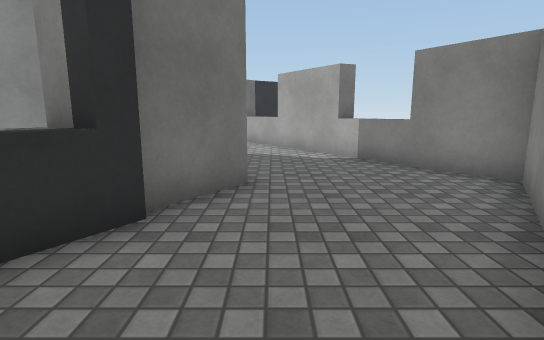
view 1 (above)

16 first-person views from a walk through a Unity game level. The camera is 1.2 m above the floor, tilts 10° down and sees 80° across. The floor is counted in squares, 1 m on a side. Each view is taken from the middle of a square. On the plan, view 1 faces up. The plan holds only what a view shows up to about 14 squares ahead; the rest is blank. Surface patterns are stand-ins for the level's own textures.

view 2
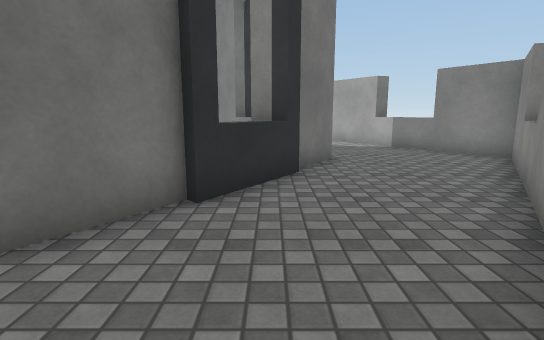

view 3
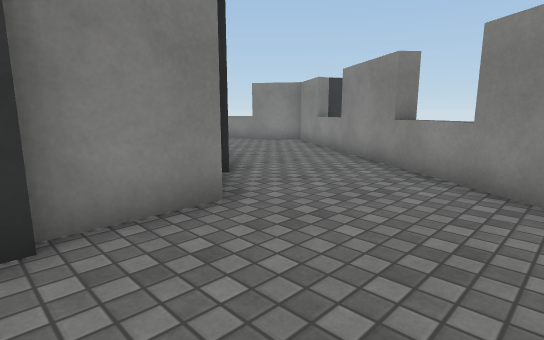

view 4
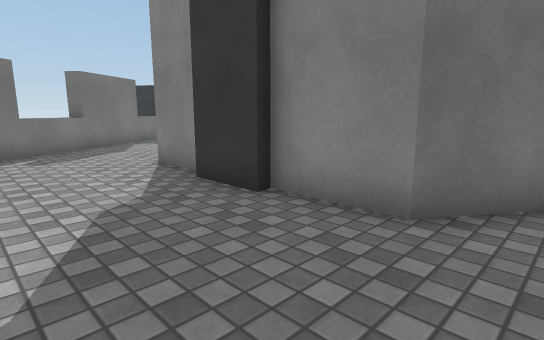

view 5
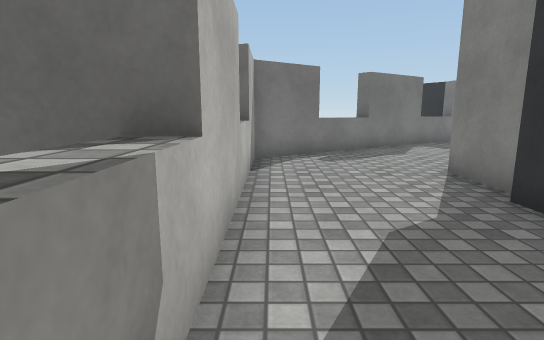

view 6
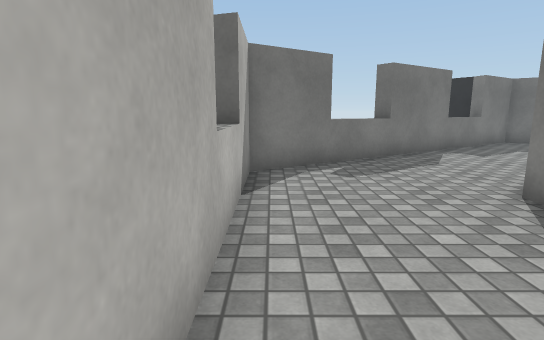

view 7
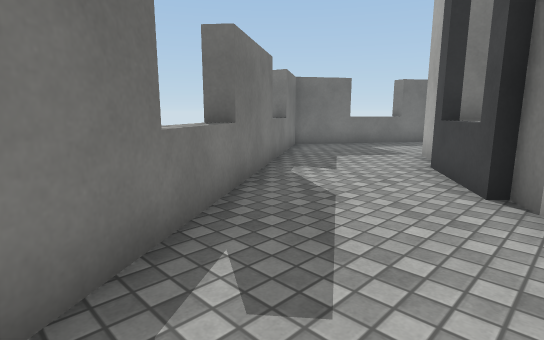

view 8
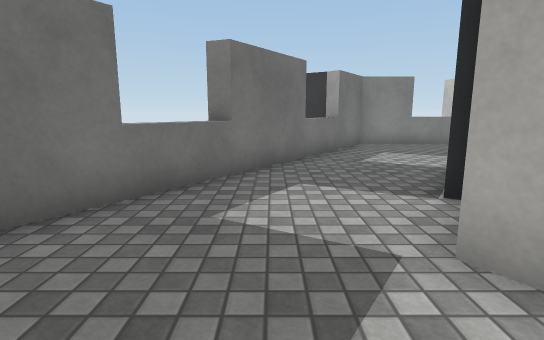

view 9
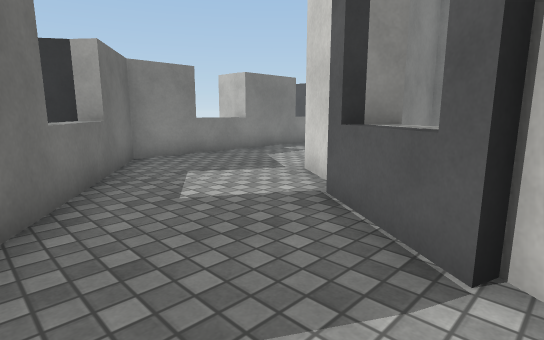

view 10
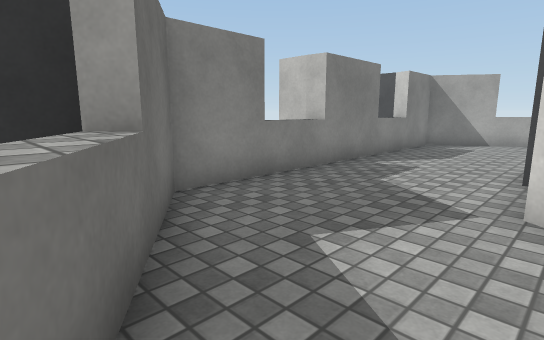

view 11
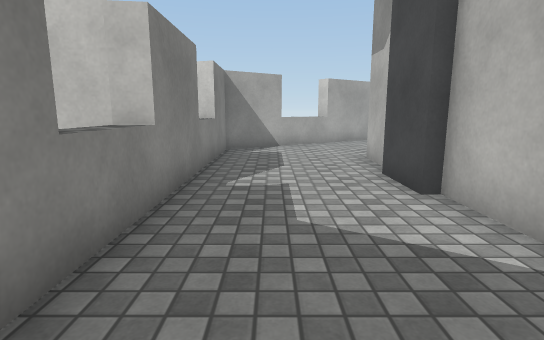

view 12
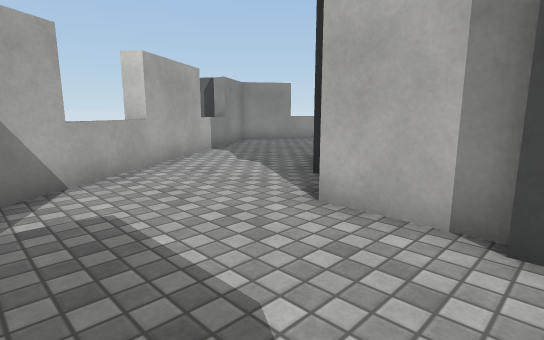

view 13
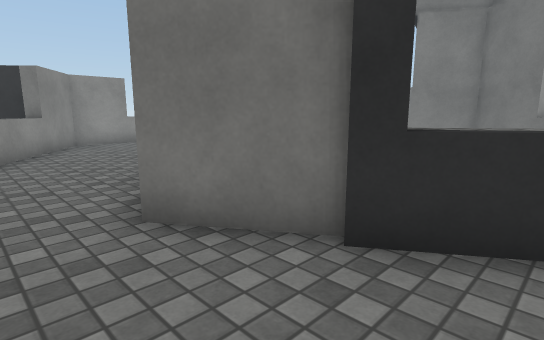

view 14
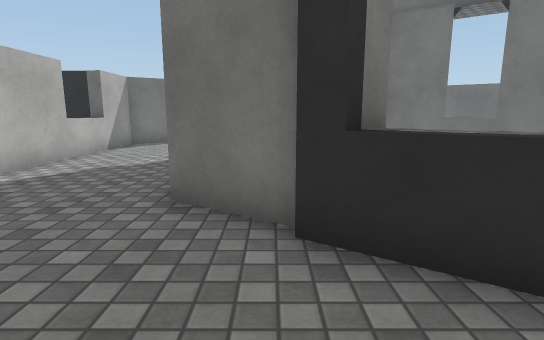

view 15
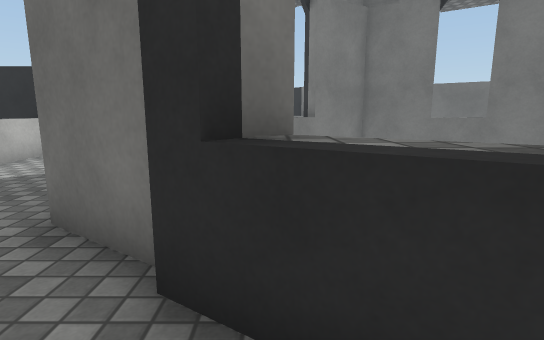

view 16
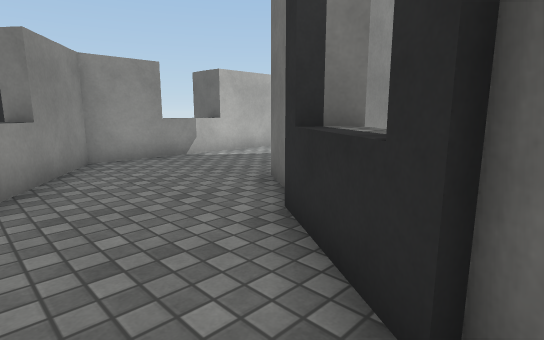

### Floor plan
Points are (right, up) in squares from view 1. A wall is a line through its corners. A room is listed if a view was taken in it or the views show most of it. See-through windows are left out.
Room 1 (views 1, 2, 3, 4, 5, 6, 7, 14, 15)
walls: (-6.5, -0.7) (-8.4, -0.7); (-8.6, -0.4) (-10.6, -0.4); (-6.2, -4.3) (-6.1, -5.1); (-6.1, -4.9) (-6.1, -5.9); (-10.6, -4.4) (-10.8, -5) (-10.8, -6.2); (-11.3, 0.8) (-11.8, 1.4); (-3.1, 1.5) (-4.4, -0.4) (-6.6, -0.4); (-3, 1.9) (-2.7, 1.5); (-12, 1.2) (-13.6, 3.7); (-1.6, 3.1) (-2.5, 3.6); (-12.5, 3.5) (-13.4, 3.1); (-1.4, 3.6) (-3, 1.2); (-1.2, 4.4) (-1.7, 3.6); (-16.3, 1) (-12.6, -4.5) (-2.3, -4.5) (2.9, 3.3)
ways out: opening at (-14.3, 2) to room 2; opening at (1, 3) to room 4
Room 2 (views 8, 9, 10)
walls: (-13.6, 7.4) (-12, 9.9); (-13.9, 4.7) (-14.5, 5.6); (-16.7, 9.2) (-17.4, 9.5); (-11.3, 10.3) (-10.5, 11.5); (-14.2, 13.1) (-19.3, 5.5) (-16.3, 1)
ways out: opening at (-14.3, 2) to room 1; opening at (-12.5, 12) to room 3
Room 3 (views 11, 12)
walls: (-8.7, 15.5) (-8.8, 16.1); (-6.6, 11.5) (-4.4, 11.5); (-10.1, 11.5) (-8.2, 11.5) (-8.3, 11.8) (-6.5, 11.8); (-1.2, 13.9) (-2.3, 15.5) (-12.6, 15.5) (-14.2, 13.1)
ways out: opening at (-12.5, 12) to room 2; opening at (-2.3, 12) to room 4
Room 4 (views 13, 16)
walls: (-1.7, 7.4) (-0.4, 5.5) (-1.2, 4.4); (-2.4, 8.9) (-1.4, 7.4); (2.4, 9.5) (1.8, 9.3); (2.9, 3.3) (4.4, 5.5) (-1.2, 13.9)
ways out: opening at (1, 3) to room 1; opening at (-2.3, 12) to room 3

Where each view was taken, in squares from view 1:
view 1: 0 up, 0 right, facing up
view 2: 3 down, 2 left, facing up
view 3: 4 down, 7 left, facing up-right
view 4: 4 down, 3 left, facing up-left
view 5: 4 down, 4 left, facing left
view 6: 4 down, 6 left, facing left
view 7: 4 down, 11 left, facing up-left
view 8: 3 up, 16 left, facing up
view 9: 7 up, 16 left, facing up-right
view 10: 11 up, 15 left, facing up-right
view 11: 14 up, 13 left, facing right
view 12: 15 up, 7 left, facing down-right
view 13: 9 up, 1 right, facing down-left
view 14: 1 up, 0 right, facing left
view 15: 2 up, 1 left, facing left
view 16: 4 up, 0 right, facing down-left
